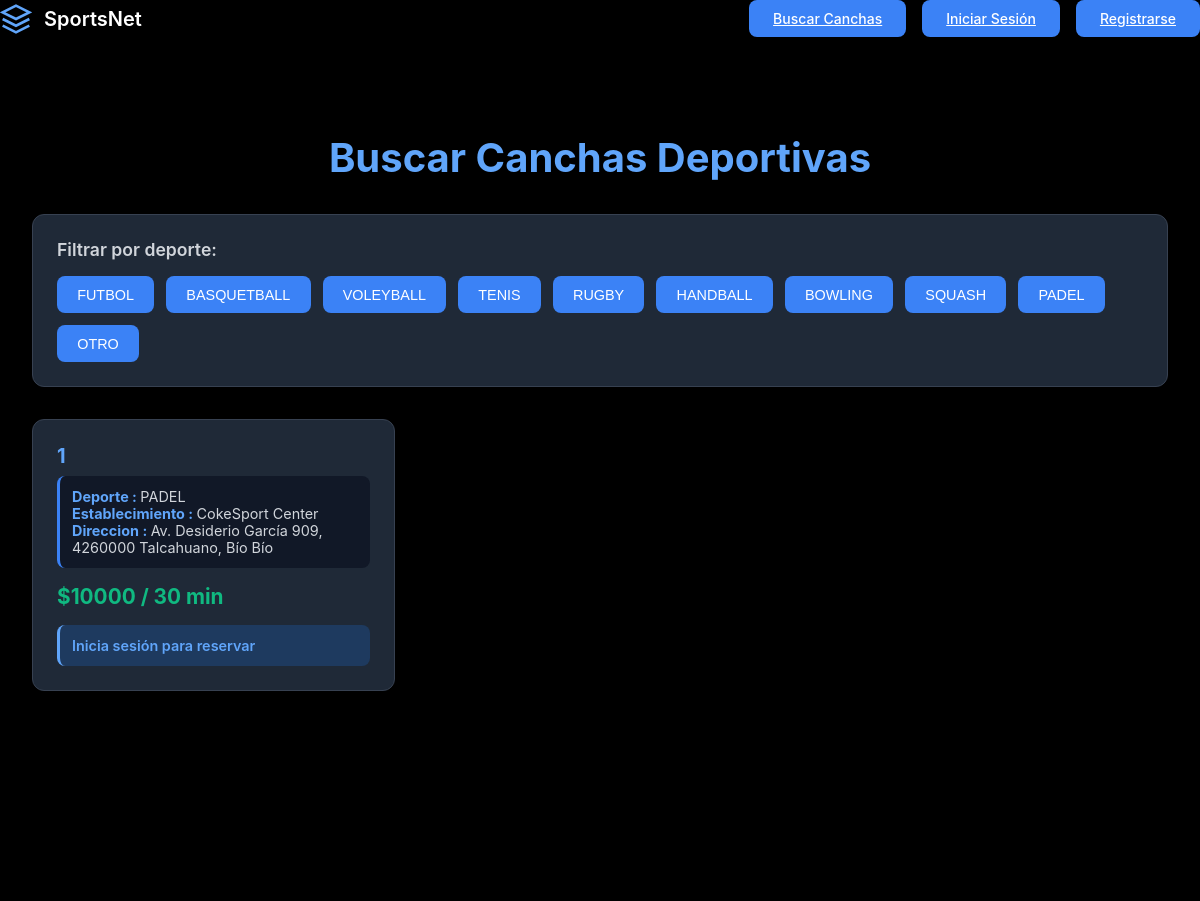
/buscar/, run on an earlier commit of the app's database.
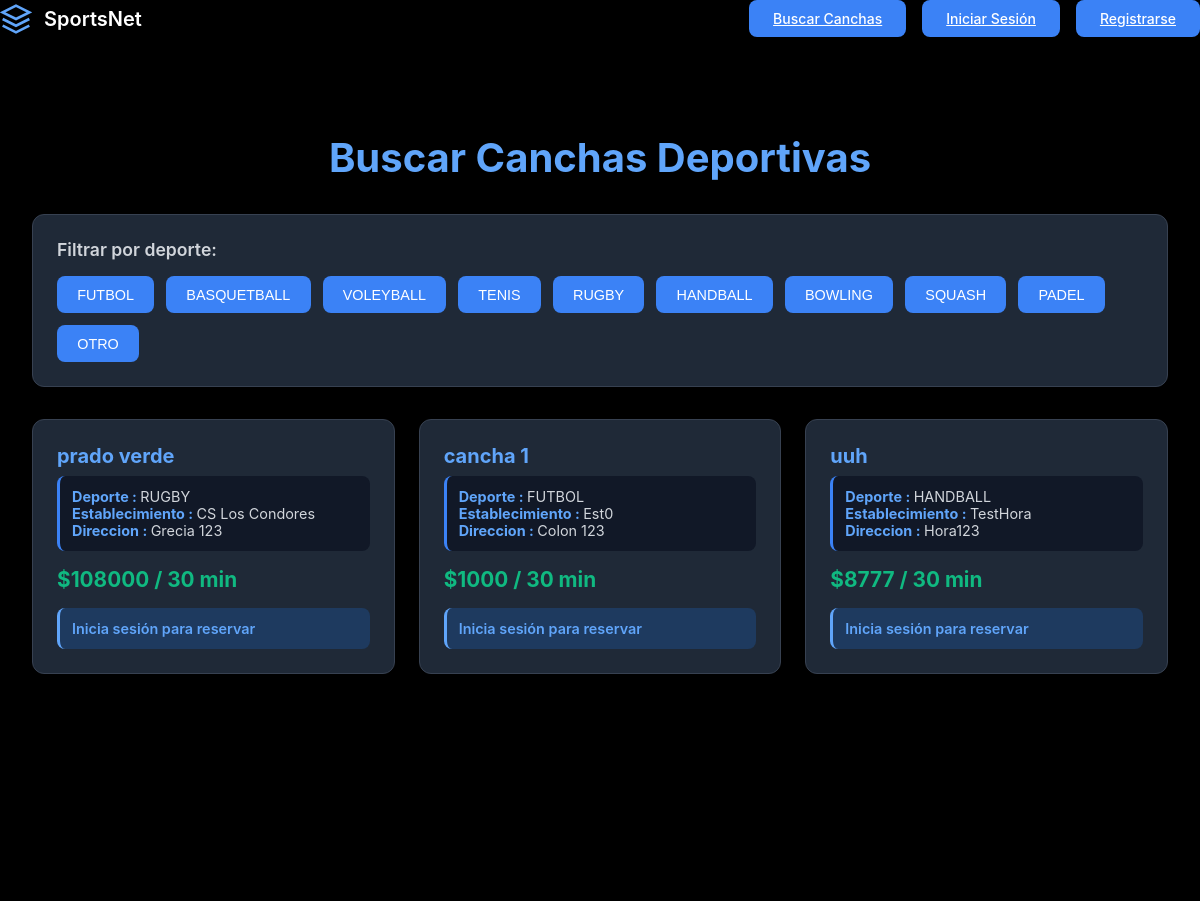
And on a later commit of the database.
### establecimientos/models.py (models this page shows, shortened)
class Cancha (models.Model):
    TIPOS_SUPERFICIES = [
        ("PASTO_NATURAL", "Pasto Natural"),
        ("PASTO_SINTETICO","Pasto Sintético"),
        ("CEMENTO","Cemento"),
        ("ARCILLA","Arcilla"),
        ("MADERA","Madera"),
        ("CAUCHO","Caucho"),
        ("VINILO","Vinilo"),
        ]
    TIPOS_ILUMINACION = {
        ("LED","LED"),
        ("NATURAL", "Natural"),
        ("MIXTA","Mixta"),
        ("HALOGENA","Halogena"),
        ("FLUORECESENTE","Fluorecente"),
    }
    DEPORTES = [
        ("FUTBOL", "Futbol"),
        ("BASQUETBALL","Basquetball"),
        ("VOLEYBALL","Voleyball"),
        ("TENIS","Tenis"),
        ("RUGBY","Rugby"),
        ("HANDBALL","Handball"),
        ("BOWLING","Bowling"),
        ("SQUASH","Squash"),
        ("PADEL","Padel"),
        ("OTRO","Otro"),
        ("---","---"),
    ]
    establecimiento = models.ForeignKey(Establecimiento, on_delete=models.CASCADE, related_name="canchas")
    deporte = models.CharField(max_length=20, choices=DEPORTES, default="---")
    nombre = models.CharField(max_length=25)
    superficie = models.CharField(max_length=25, choices=TIPOS_SUPERFICIES)
    iluminacion = models.CharField(max_length=20, choices=TIPOS_ILUMINACION)
    interior = models.BooleanField(default=False)
    valor_por_bloque = models.DecimalField(max_digits=10, decimal_places=0)

class Establecimiento (models.Model):
    dueno = models.ForeignKey(Dueno, on_delete=models.CASCADE, related_name="establecimientos")
    nombre = models.CharField(max_length=50, unique=True)
    direccion = models.CharField(max_length=100)
    telefono_contacto = models.CharField(max_length=20)
    correo_contacto = models.EmailField()
    estacionamiento_disponible = models.BooleanField(default=False)
    camarines_disponible = models.BooleanField(default=False)

### establecimientos/views.py (the view)
# urls.py: path("buscar/",views.buscar,name="buscar"),
def buscar(request):
    DEPORTES = ["FUTBOL",
                "BASQUETBALL",
                "VOLEYBALL",
                "TENIS",
                "RUGBY",
                "HANDBALL",
                "BOWLING",
                "SQUASH",
                "PADEL",
                "OTRO"
                ]
    canchas = Cancha.objects.all
    context = {
        "canchas" : canchas,
        "deportes" : DEPORTES,
    }
    return render (request,"buscar.html", context)

### establecimientos/templates/buscar.html (shortened to what this page needs)
{% extends 'base.html' %}
{% load static %}
{% block extra_css %}
<link rel="stylesheet" href="{% static 'buscar.css' %}">
{% endblock %}
{% block content %}
<div class="container">
    <h1 class="search-title">Buscar Canchas Deportivas</h1>
    <div class="search-filters">
        <h3>Filtrar por deporte:</h3>
        <div class="search-filters-buttons">
            {% for x in deportes %}
                <button class="nav-button">
                    {{ x }}
                </button>
            {% endfor %}
        </div>
    </div>
    <div class="canchas-grid">
        {% for cancha in canchas %}
            <div class="cancha-card">
                <h3>{{ cancha.nombre }}</h3>
                <p class="cancha-card-sports">
                    <strong>Deporte : </strong>
                    {{ cancha.deporte }}
                    <br>
                    <strong>Establecimiento : </strong>
                    {{ cancha.establecimiento.nombre }}
                    <br>
                    <strong>Direccion : </strong>
                    {{cancha.establecimiento.direccion}}
                </p>
                <p class="cancha-card-price">
                    ${{ cancha.valor_por_bloque }} / 30 min
                </p>
                {% if user.is_authenticated %}
                    <a href="{% url 'establecimientos:ver_cancha' cancha.id %}" class="nav-button reserve-button">
                        Ver detalles
                    </a>
                {% else %}
                    <p class="login-message">
                        <a href="{% url 'cuentas:login_cuenta' %}">Inicia sesión para reservar</a>
                    </p>
                {% endif %}
            </div>
        {% empty %}
            <p class="empty-message">No hay canchas disponibles.</p>
        {% endfor %}
    </div>
</div>
{% endblock %}

What changed in the data, as far as the page shows it:
removed Cancha: nombre "1", deporte "PADEL", establecimiento.nombre "CokeSport Center", establecimiento.direccion "Av. Desiderio García 909, 4260000 Talcahuano, Bío Bío", valor_por_bloque "10000"
added Cancha: nombre "prado verde", deporte "RUGBY", establecimiento.nombre "CS Los Condores", establecimiento.direccion "Grecia 123", valor_por_bloque "108000"
added Cancha: nombre "cancha 1", deporte "FUTBOL", establecimiento.nombre "Est0", establecimiento.direccion "Colon 123", valor_por_bloque "1000"
added Cancha: nombre "uuh", deporte "HANDBALL", establecimiento.nombre "TestHora", establecimiento.direccion "Hora123", valor_por_bloque "8777"
